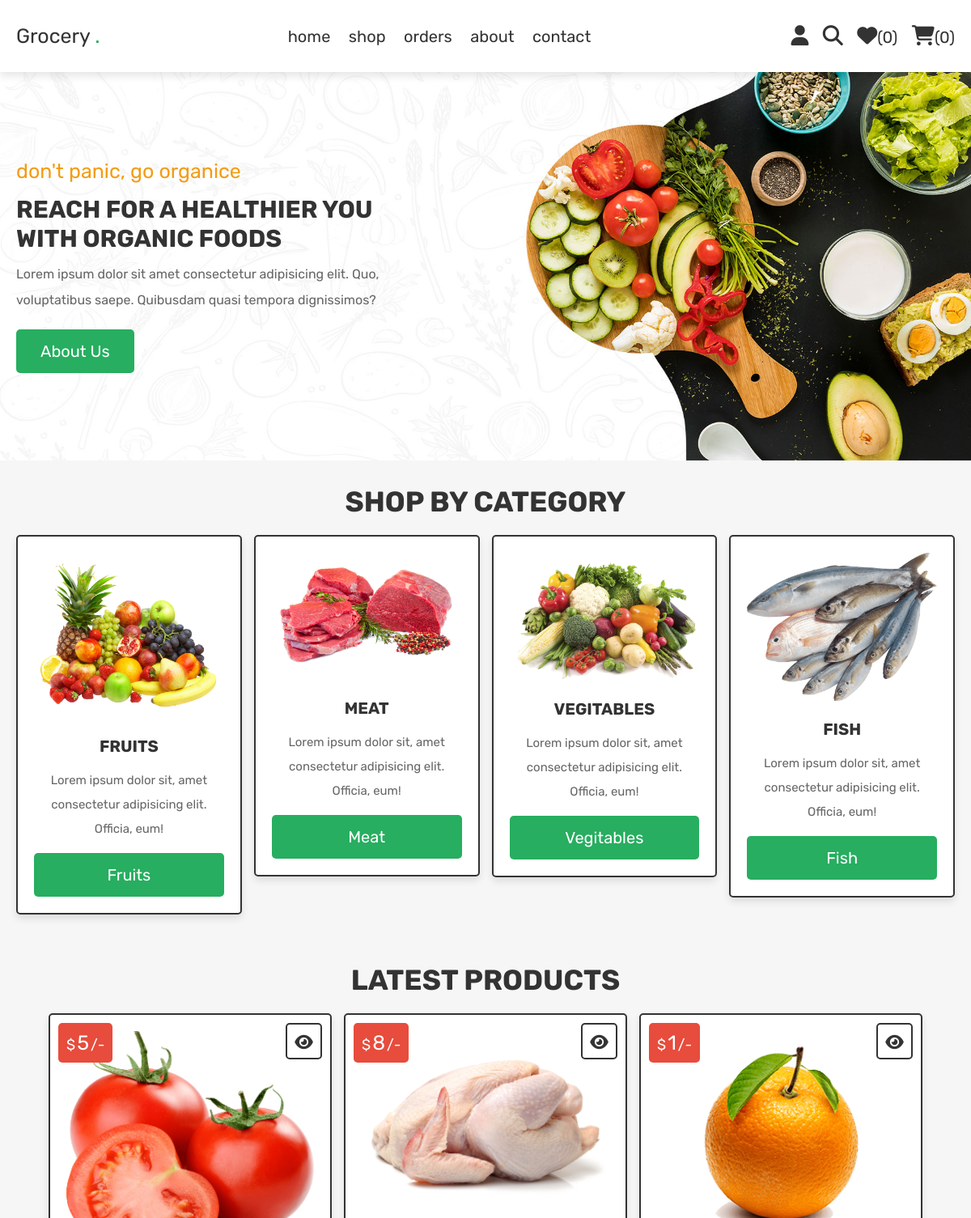
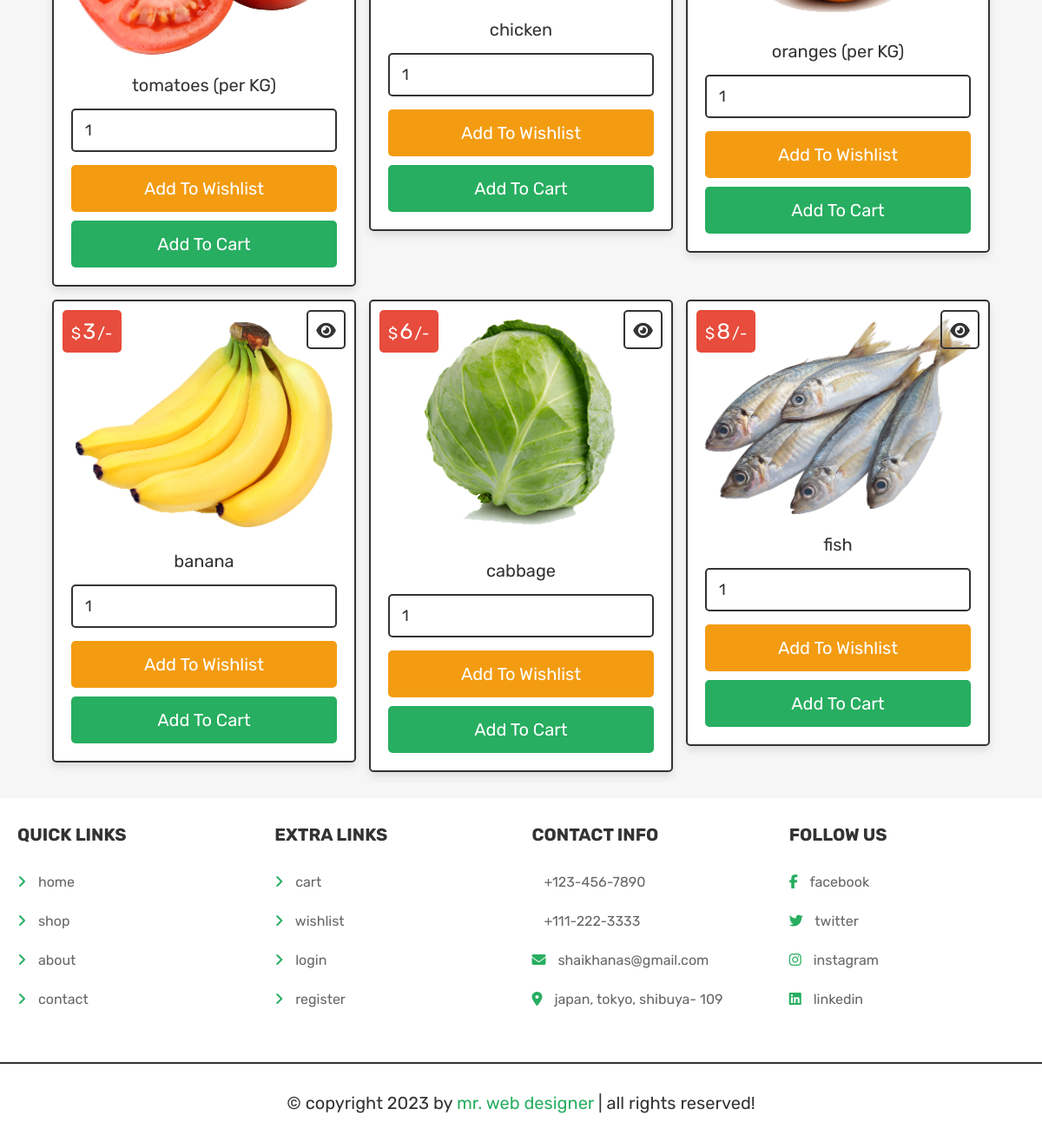
/home.php (signed in), run on the app's committed database (2 pictures, top to bottom).
### tables this page shows
CREATE TABLE `products` (
  `id` int(100) NOT NULL,
  `name` varchar(100) NOT NULL,
  `category` varchar(20) NOT NULL,
  `details` varchar(500) NOT NULL,
  `price` int(100) NOT NULL,
  `image` varchar(100) NOT NULL
);

### home.php (the view, shortened to what this page needs)
<?php
require('./connect.php');
?>
<!DOCTYPE html>
<html lang="en">
<head>
    <link rel="stylesheet" href="https://cdnjs.cloudflare.com/ajax/libs/font-awesome/6.5.1/css/all.min.css">
    <link rel="stylesheet" href="./assets/css/style.css">
</head>
<body>
<?php require('./header.php'); ?>
<div class="home-bg">
    <section class="home">
        <div class="content">
            <span>don't panic, go organice</span>
            <h3>Reach for A Healthier You With Organic Foods</h3>
            <p>Lorem ipsum dolor sit amet consectetur adipisicing elit. Quo, voluptatibus saepe.
                Quibusdam quasi tempora dignissimos?
            </p>
            <a href="./about.php" class="btn">about us</a>
        </div>
    </section>
</div>
<section class="home-category">
    <h1 class="title">shop by category</h1>
    <div class="box-container">
        <div class="box">
            <img src="./assets/images/cat-1.png" alt="">
            <h3>fruits</h3>
            <p>Lorem ipsum dolor sit, amet consectetur adipisicing elit. Officia, eum!</p>
            <a href="./category.php?category=fruits" class="btn">fruits</a>
        </div>
        <div class="box">
            <img src="./assets/images/cat-2.png" alt="">
            <h3>meat</h3>
            <p>Lorem ipsum dolor sit, amet consectetur adipisicing elit. Officia, eum!</p>
            <a href="./category.php?category=meat" class="btn">meat</a>
        </div>
        <div class="box">
            <img src="./assets/images/cat-3.png" alt="">
            <h3>vegitables</h3>
            <p>Lorem ipsum dolor sit, amet consectetur adipisicing elit. Officia, eum!</p>
            <a href="./category.php?category=vegitables" class="btn">vegitables</a>
        </div>
        <div class="box">
            <img src="./assets/images/cat-4.png" alt="">
            <h3>fish</h3>
            <p>Lorem ipsum dolor sit, amet consectetur adipisicing elit. Officia, eum!</p>
            <a href="./category.php?category=fish" class="btn">fish</a>
        </div>
    </div>
</section>
<section class="products">
    <h1 class="title">latest products</h1>
    <div class="box-container">
        <?php
        $select_products = $conn->prepare("SELECT * FROM  `products` LIMIT 6");
        $select_products->execute();
        if($select_products->rowCount() > 0){
            while($fetch_products = $select_products->fetch(PDO::FETCH_ASSOC)){
        ?>
            <form action="" method="post" class="box">
                <div class="price">$<span><?= number_format($fetch_products['price']); ?></span>/-</div>
                <a href="./view_page.php?pid=<?= $fetch_products['id']; ?>" class="fas fa-eye"></a>
                <img src="./assets/uploaded_img/<?= $fetch_products['image']; ?>" alt="">
                <div class="name"><?= $fetch_products['name']; ?></div>
                <input type="number" name="p_qty" class="qty" min="1" value="1">
                <input type="submit" name="add_to_wishlist" class="option-btn" value="add to wishlist">
                <input type="submit" name="add_to_cart" class="btn" value="add to cart">
            </form>
        <?php
        }
        }else{
            echo '<p class="empty">no products added yet!</p>';
        }
        ?>
    </div>
</section>
<?php require('./footer.php'); ?>
</body>
</html>

### header.php (shortened to what this page needs)
<header class="header">
    <section class="flex">
        <a href="home.php" class="logo">Grocery <span>.</span></a>
        <nav class="navbar">
            <a href="home.php">home</a>
            <a href="shop.php">shop</a>
            <a href="orders.php">orders</a>
            <a href="about.php">about</a>
            <a href="contact.php">contact</a>
        </nav>
        <div class="icons">
            <div id="user-btn" class="fas fa-user"></div>
            <a href="./search_page.php" class="fas fa-search"></a>
            <?php
                $select_cart = $conn->prepare("SELECT * FROM `cart` WHERE user_id= ?");
                $select_cart->execute(array($user_id));
                $count_cart = $select_cart->rowCount();
                $select_wishlist = $conn->prepare("SELECT * FROM `wishlist` WHERE user_id= ?");
                $select_wishlist->execute(array($user_id));
                $count_wishlist = $select_wishlist->rowCount();
            ?>
            <a href="./wishlist.php"><i class="fas fa-heart"></i><span>(<?= $count_wishlist; ?>)</span></a>
            <a href="./cart.php"><i class="fas fa-shopping-cart"></i><span>(<?= $count_cart; ?>)</span></a>
        </div>
    </section>
</header>

### footer.php
<footer class="footer">
    <section class="box-container">
        <div class="box">
            <h3>quick links</h3>
            <a href="home.php"><i class="fas fa-angle-right"></i> home</a>
            <a href="shop.php"><i class="fas fa-angle-right"></i> shop</a>
            <a href="about.php"><i class="fas fa-angle-right"></i> about</a>
            <a href="contact.php"><i class="fas fa-angle-right"></i> contact</a>
        </div>
        <div class="box">
            <h3>extra links</h3>
            <a href="cart.php"> <i class="fas fa-angle-right"></i> cart</a>
            <a href="wishlist.php"> <i class="fas fa-angle-right"></i> wishlist</a>
            <a href="login.php"> <i class="fas fa-angle-right"></i> login</a>
            <a href="register.php"> <i class="fas fa-angle-right"></i> register</a>
        </div>
        <div class="box">
            <h3>contact info</h3>
            <p><i class="fas faphone"></i> +123-456-7890</p>
            <p><i class="fas faphone"></i> +111-222-3333</p>
            <p><i class="fas fa-envelope"></i> shaikhanas@gmail.com</p>
            <p><i class="fas fa-map-marker-alt"></i> japan, tokyo, shibuya- 109</p>
        </div>
        <div class="box">
            <h3>follow us</h3>
            <a href="#"> <i class="fab fa-facebook-f"></i> facebook</a>
            <a href="#"> <i class="fab fa-twitter"></i> twitter</a>
            <a href="#"> <i class="fab fa-instagram"></i> instagram</a>
            <a href="#"> <i class="fab fa-linkedin"></i> linkedin</a>
        </div>
    </section>
    <div class="credit">&copy; copyright <?= date('Y'); ?> by <span>mr. web
    designer</span> | all rights reserved!</div>
</footer>

### data on the page
products: price "5", image (picture), name "tomatoes (per KG)"
products: price "8", image (picture), name "chicken"
products: price "1", image (picture), name "oranges (per KG)"
products: price "3", image (picture), name "banana"
products: price "6", image (picture), name "cabbage"
products: price "8", image (picture), name "fish"

### other printed values
$count_wishlist "0"
$count_cart "0"
